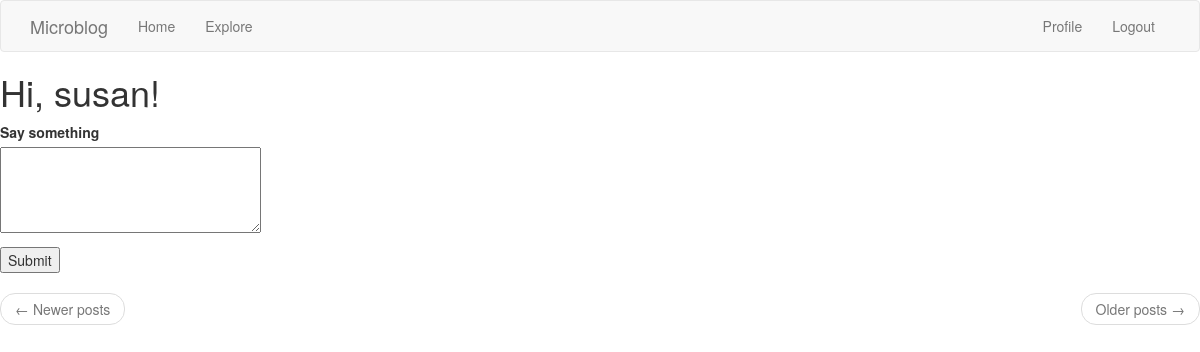
The page /index (signed in) on the database as committed earlier.
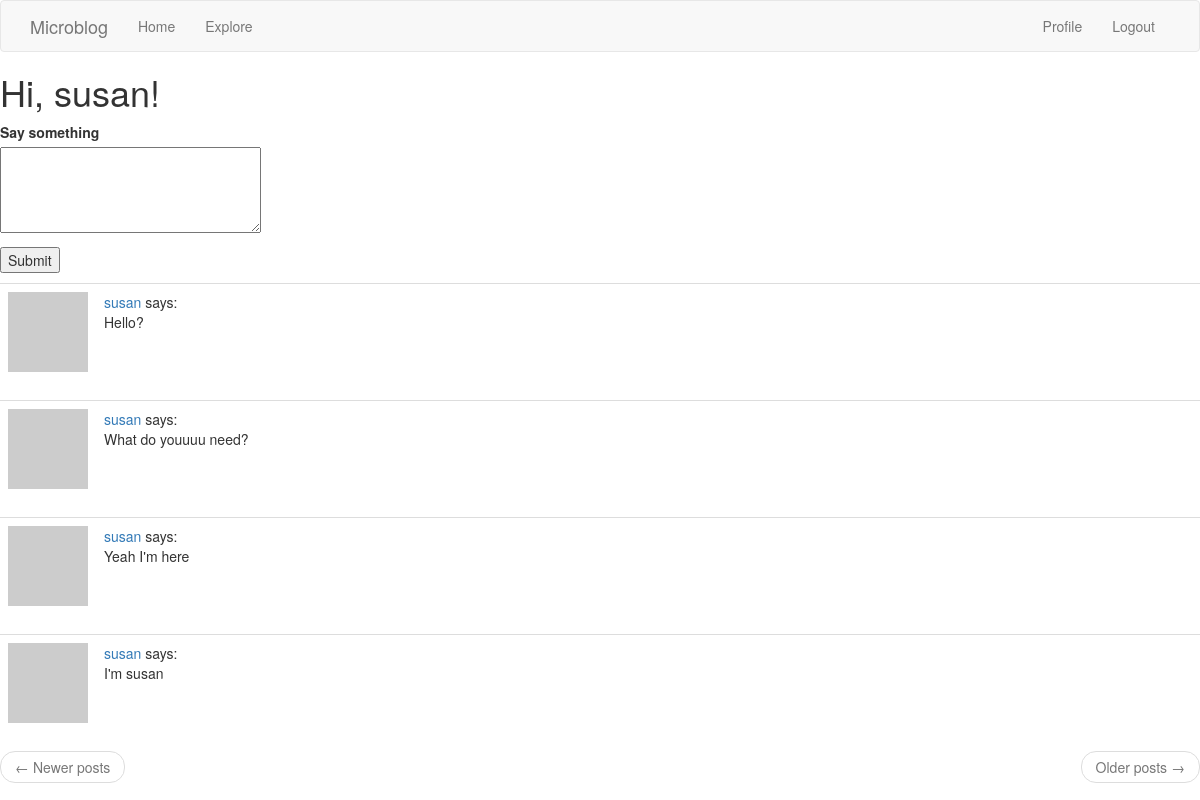
The same page on the database as committed later.
### app/models.py (models this page shows, shortened)
class Post(db.Model):
    id = db.Column(db.Integer, primary_key=True)
    body = db.Column(db.String(140))
    timestamp = db.Column(db.DateTime, index=True, default=datetime.utcnow)
    user_id = db.Column(db.Integer, db.ForeignKey('user.id'))

class User(UserMixin, db.Model):
    id = db.Column(db.Integer, primary_key=True)
    username = db.Column(db.String(64), index=True, unique=True)
    email = db.Column(db.String(120), index=True, unique=True)
    password_hash = db.Column(db.String(128))
    posts = db.relationship('Post', backref='author', lazy='dynamic')
    about_me = db.Column(db.String(140))
    last_seen = db.Column(db.DateTime, default=datetime.utcnow)
    followed = db.relationship(
        'User', secondary=followers,
        primaryjoin=(followers.c.follower_id == id),
        secondaryjoin=(followers.c.followed_id == id),
        backref=db.backref('followers', lazy='dynamic'), lazy='dynamic')
    def avatar(self, size):
        digest = md5(self.email.lower().encode('utf-8')).hexdigest()
        return 'https://www.gravatar.com/avatar/{}?d=identicon&s={}'.format(
            digest, size)
    def followed_posts(self):
        followed = Post.query.join(
            followers, (followers.c.followed_id == Post.user_id)).filter(
                followers.c.follower_id == self.id)
        own = Post.query.filter_by(user_id=self.id)
        return followed.union(own).order_by(Post.timestamp.desc())

### app/routes.py (the view)
@app.route('/', methods=['GET', 'POST'])
@app.route('/index', methods=['GET', 'POST'])
@login_required
def index():
    form = PostForm()
    if form.validate_on_submit():
        post = Post(body=form.post.data, author=current_user)
        db.session.add(post)
        db.session.commit()
        flash('Your post is now live!')
        return redirect(url_for('index'))
    page = request.args.get('page', 1, type=int)
    posts = current_user.followed_posts().paginate(
        page, app.config['POSTS_PER_PAGE'], False)
    next_url = url_for('index', page=posts.next_num) \
        if posts.has_next else None
    prev_url = url_for('index', page=posts.prev_num) \
        if posts.has_prev else None
    return render_template('index.html', title='Home', form=form,posts=posts.items, next_url=next_url,prev_url=prev_url)

### app/forms.py
class PostForm(FlaskForm):
    post = TextAreaField('Say something', validators=[
        DataRequired(), Length(min=1, max=140)])
    submit = SubmitField('Submit')

### app/models.py (called while the page is built)
@login.user_loader
def load_user(id):
    return User.query.get(int(id))

### app/routes.py (called while the page is built)
@app.before_request
def before_request():
    if current_user.is_authenticated:
        current_user.last_seen = datetime.utcnow()
        db.session.commit()

### app/templates/index.html (shortened to what this page needs)
{% extends "base.html" %}
{% block content %}
    <h1>Hi, {{ current_user.username }}!</h1>
    {% if form %}
    <form action="" method="post">
        <p>
            {{ form.post.label }}<br>
            {{ form.post(cols=32, rows=4) }}<br>
        </p>
        <p>{{ form.submit() }}</p>
    </form>
    {% endif %}
    {% for post in posts %}
        {% include '_post.html' %}
    {% endfor %}
    <nav aria-label="...">
        <ul class="pager">
            <li class="previous{% if not prev_url %} disabled{% endif %}">
                <a href="{{ prev_url or '#' }}">
                    <span aria-hidden="true">&larr;</span> Newer posts
                </a>
            </li>
            <li class="next{% if not next_url %} disabled{% endif %}">
                <a href="{{ next_url or '#' }}">
                    Older posts <span aria-hidden="true">&rarr;</span>
                </a>
            </li>
        </ul>
    </nav>
{% endblock %}

### app/templates/_post.html
<table class="table table-hover">
    <tr>
        <td width="70px">
            <a href="{{ url_for('user', username=post.author.username) }}">
                <img src="{{ post.author.avatar(70) }}" />
            </a>
        </td>
        <td>
            <a href="{{ url_for('user', username=post.author.username) }}">
                {{ post.author.username }}
            </a>
            says:
            <br>
            {{ post.body }}
        </td>
    </tr>
</table>

Rows that differ between the two databases and show on the page:
added Post: author.username "susan", body "Hello?"
added Post: author.username "susan", body "What do youuuu need?"
added Post: author.username "susan", body "Yeah I'm here"
added Post: author.username "susan", body "I'm susan"
